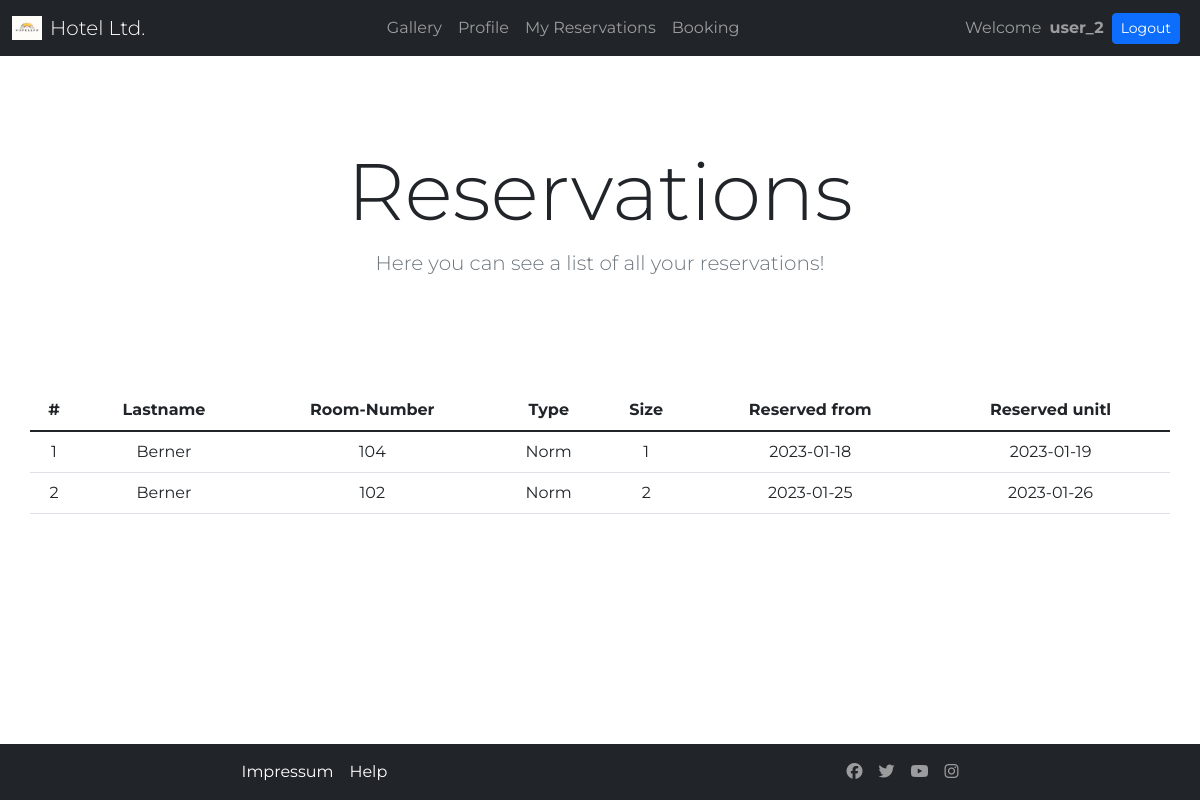
The app's page /index.php?menu=reservation (signed in) with its own data.
### tables this page shows
CREATE TABLE `reservations` (
  `res_id` int(11) NOT NULL,
  `user_ID` int(11) NOT NULL,
  `room_ID` int(11) NOT NULL,
  `from_date` varchar(20) NOT NULL,
  `until_date` varchar(20) NOT NULL,
  `notes` varchar(255) DEFAULT NULL,
  `pets` varchar(10) DEFAULT NULL,
  `parking` varchar(10) DEFAULT NULL,
  `status` varchar(20) NOT NULL
);

CREATE TABLE `users` (
  `user_id` int(11) NOT NULL,
  `username` varchar(30) NOT NULL,
  `password` varchar(255) NOT NULL,
  `email` varchar(50) NOT NULL,
  `title` varchar(10) NOT NULL,
  `firstname` varchar(30) NOT NULL,
  `lastname` varchar(30) NOT NULL,
  `status` varchar(20) NOT NULL DEFAULT 'active'
);

CREATE TABLE `rooms` (
  `room_id` int(11) NOT NULL,
  `room_nr` int(11) NOT NULL,
  `size` int(11) NOT NULL,
  `type` varchar(10) NOT NULL,
  `price` int(11) NOT NULL
);

### pages/reservation.php (the view, shortened to what this page needs)
<?php
require_once "./config/db_connect.php";
$sql_check = "SELECT * FROM reservations
                WHERE user_id = " . $_SESSION['userid'];
$res = mysqli_query($conn, $sql_check);
$anz = mysqli_num_rows($res);
$sql_select = "SELECT lastname, room_nr, type, size, from_date, until_date
        FROM users
            LEFT JOIN reservations ON reservations.user_ID = users.user_id
            LEFT JOIN rooms ON rooms.room_id = reservations.room_ID
        WHERE users.user_id = " . $_SESSION['userid'];
function output($conn, $sql_select, $anz)
{
    if ($anz) {
        $res = mysqli_query($conn, $sql_select);
        $anz = mysqli_num_rows($res);
        if (!$anz)  echo "Captain, wir haben ein Problem!";
        else {
            echo "<table class='table text-center'>";
            echo "<thead> <tr> <th class='entry'>#</th> <th class='entry'>Lastname</th> <th  class='entry'>Room-Number</th> <th  class='entry'>Type</th> <th class='entry'>Size</th> <th class='entry'>Reserved from</th> <th class='entry'>Reserved unitl</th> </tr> </thead>";
            $i = 1;
            echo '<tbody class="table-group-divider">';
            while ($dsatz = mysqli_fetch_assoc($res)) {
                echo "<tr>";
                echo "<td>" . $i .                      "</td>";
                echo "<td>" . $dsatz["lastname"] .      "</td>";
                echo "<td>" . $dsatz["room_nr"] .         "</td>";
                echo '<td class="text-capitalize">' . $dsatz["type"] .      '</td>';
                echo "<td>" . $dsatz["size"] .      "</td>";
                echo "<td>" . $dsatz["from_date"] .      "</td>";
                echo "<td>" . $dsatz["until_date"] .      "</td>";
                echo "</tr>";
                $i += 1;
            }
            echo "</tbody>";
            echo "</table>";
        }
    }
}
?>
<section class="py-5 text-center container">
    <div class="row py-lg-5">
        <div class="col-lg-6 col-md-8 mx-auto">
            <h1 class="display-1">Reservations</h1>
            <p class="lead text-muted">Here you can see a list of all your reservations!</p>
        </div>
    </div>
</section>
<div class="container">
    <div class="row">
        <?php
        output($conn, $sql_select, $anz);
        ?>
    </div>
</div>

### style/stylesheet.css (style rules this page uses)
.myfont { font-family: 'Montserrat', sans-serif; }
body { padding-top: 3rem; padding-bottom: 3rem; color: #5a5a5a; }

### style/style.css (style rules this page uses)
body { height: 100vh; }

### records on screen
reservations: user_ID.lastname "Berner", room_ID.room_nr "104", room_ID.type "Norm", room_ID.size "1", from_date "2023-01-18", until_date "2023-01-19"
reservations: user_ID.lastname "Berner", room_ID.room_nr "102", room_ID.type "Norm", room_ID.size "2", from_date "2023-01-25", until_date "2023-01-26"
